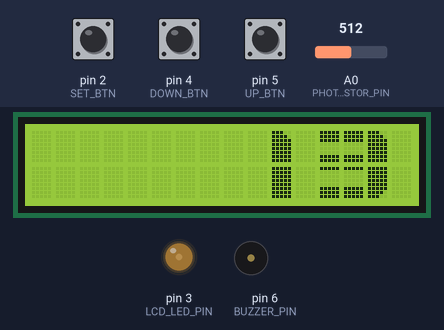
Simulated run of this sketch. Board: Arduino Uno, built with avr-gcc and run on an emulated ATmega328P. On the bench: 16×2 character LCD, output pins drawn as LEDs (lit = HIGH), buzzer (waves = sounding). Inputs (shaded band) come from the test bench; at power-on: pin 2 (SET_BTN) HIGH, pin 5 (UP_BTN) HIGH, A0 (PHOTORESISTOR_PIN) = 512, pin 4 (DOWN_BTN) HIGH. EEPROM starts erased.

Above: at 2.4 s.
2.5 s: pin 2 (SET_BTN) pulled LOW for 3.2 s
At 3.5 s:
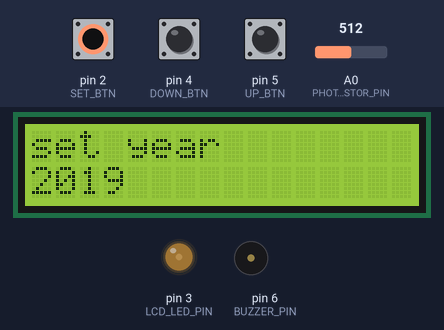
6.3 s: pin 5 (UP_BTN) pulled LOW for 3.2 s
At 10.7 s:
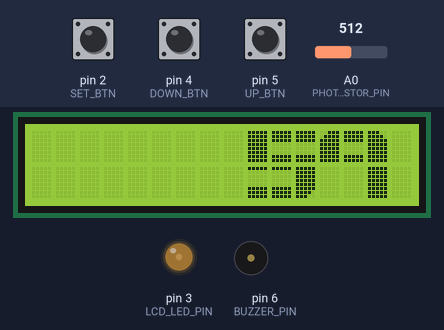
11.0 s: A0 (PHOTORESISTOR_PIN) set to 583
12.5 s: A0 (PHOTORESISTOR_PIN) set to 614
At 13.0 s:
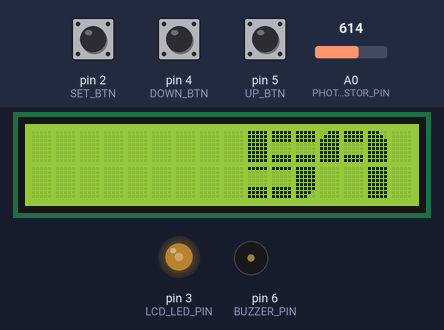
14.0 s: pin 4 (DOWN_BTN) pulled LOW for 3.2 s
At 18.2 s:
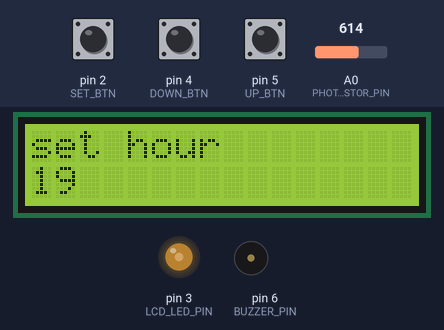
18.9 s: pin 2 (SET_BTN) pulled LOW for 0.15 s
At 20.8 s:
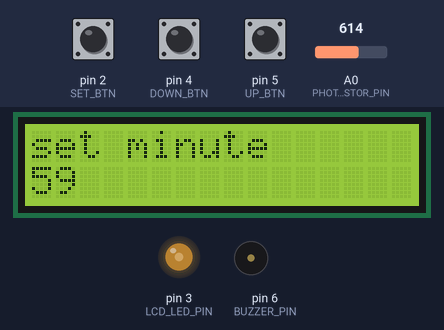
Timing chart, 0 to 22.0 s (numbered marks = the images above; inputs shaded):
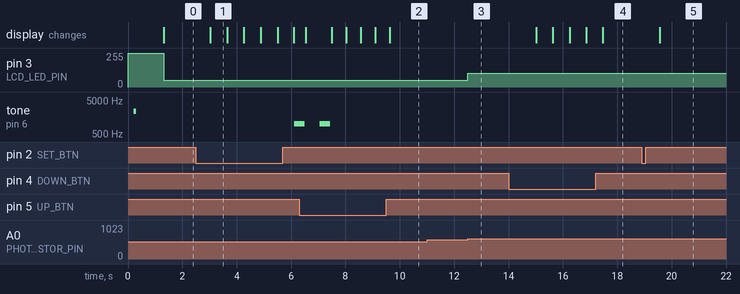

Measured:
- the behaviour switches between 601 and 602 on A0 (PHOTORESISTOR_PIN) (found by bisection; images 2 and 3)
- after the input at 2.5 s, tone on pin 6 (BUZZER_PIN): silent → 1000 Hz after 3.6 s; the display: changes after 0.53 s (image 1)
- after the input at 6.3 s, the display: first differs from a run without the input after 1.2 s (image 2 shows a later state)
- after the input at 11.0 s, every drawn part: stays the same
- after the input at 12.5 s, pin 3 (LCD_LED_PIN): 51/255 → 102/255 at once
- after the input at 14.0 s, the display: first changes after 1.0 s (image 4 shows a later state)
- after the input at 18.9 s, the display: changes after 0.67 s (image 5)
- what the display in image 1 shows lasts 0.6 s, from 3.0 s to 3.6 s

The sketch:

clock.ino
```cpp
//---------------libs---------------
#include <Time.h>
#include <TimeLib.h>
#include <EEPROM.h>
#include <Wire.h>
#include <LiquidCrystal_I2C.h>
LiquidCrystal_I2C lcd(0x27, 16, 2);

//---------------settings---------------
#define HOUR_SIGNAL 1 // (0 - off, 1 - on)
#define SMART_BACKLIGHT 1 // (0 - off, 1 - on)
#define TIME_SEPARATOR 0 //  time separator type (0 - none, 1 - dot, 2 - colon)
#define GET_TIME 1 // get the time of firmware download from pc (0 - off, 1 - on)

//---------------pins---------------
#define PHOTORESISTOR_PIN 14
#define BUZZER_PIN  6
#define UP_BTN  5 // screen changer button (up)
#define DOWN_BTN  4 // alarm button (down)
#define SET_BTN  2 // time setting button(set)
#define LCD_LED_PIN 3 // pin of display backlight

//---------------constants---------------
const byte NUM_TIMES = 5;
const byte ANUM_TIMES = 2;
const byte NUM_SCREENS = 3;
const short DEFAULT_TIME[NUM_TIMES] = {2019, 1, 1, 0, 0};
const short MAX_TIME[NUM_TIMES] = {3000, 12, 31, 23, 59};
//---------------lcd custom chars---------------

// Eight programmable character definitions
byte custom[8][8] = {
{ B11111,B11111,B11111,B00000,B00000,B00000,B00000,B00000 },
{ B11100,B11110,B11111,B11111,B11111,B11111,B11111,B11111 },
{ B11111,B11111,B11111,B11111,B11111,B11111,B01111,B00111 },
{ B00000,B00000,B00000,B00000,B00000,B11111,B11111,B11111 },
{ B11111,B11111,B11111,B11111,B11111,B11111,B11110,B11100 },
{ B11111,B11111,B11111,B00000,B00000,B00000,B11111,B11111 },
{ B11111,B00000,B00000,B00000,B00000,B11111,B11111,B11111 },
{ B00111,B01111,B11111,B11111,B11111,B11111,B11111,B11111 }
};

// Characters, each with top and bottom half strings
// \nnn string encoding is octal, so:
// \010 = 8 decimal (8th programmable character)
// \024 = 20 decimal (space)
// \377 = 255 decimal (black square)

const char *bigChars[][2] = {
{"\024\024\024", "\024\024\024"}, // Space
{"\377", "\007"}, // !
{"\005\005", "\024\024"}, // "
{"\004\377\004\377\004", "\001\377\001\377\001"}, // #
{"\010\377\006", "\007\377\005"}, // $
{"\001\024\004\001", "\004\001\024\004"}, // %
{"\010\006\002\024", "\003\007\002\004"}, // &
{"\005", "\024"}, // '
{"\010\001", "\003\004"}, // (
{"\001\002", "\004\005"}, // )
{"\001\004\004\001", "\004\001\001\004"}, // *
{"\004\377\004", "\001\377\001"}, // +
{"\024", "\005"}, // ,
{"\004\004\004", "\024\024\024"}, // -
{"\024", "\004"}, // .
{"\024\024\004\001", "\004\001\024\024"}, // /
{"\010\001\002", "\003\004\005"}, // 0
{"\024\002\024", "\024\377\024"}, // 1
{"\006\006\002", "\003\007\007"}, // 2
{"\006\006\002", "\007\007\005"}, // 3
{"\003\004\002", "\024\024\377"}, // 4
{"\377\006\006", "\007\007\005"}, // 5
{"\010\006\006", "\003\007\005"}, // 6
{"\001\001\002", "\024\010\024"}, // 7
{"\010\006\002", "\003\007\005"}, // 8
{"\010\006\002", "\024\024\377"}, // 9
{"\004", "\001"}, // :
{"\004", "\005"}, // ;
{"\024\004\001", "\001\001\004"}, // <
{"\004\004\004", "\001\001\001"}, // =
{"\001\004\024", "\004\001\001"}, // >
{"\001\006\002", "\024\007\024"}, // ?
{"\010\006\002", "\003\004\004"}, // @
{"\010\006\002", "\377\024\377"}, // A
{"\377\006\005", "\377\007\002"}, // B
{"\010\001\001", "\003\004\004"}, // C
{"\377\001\002", "\377\004\005"}, // D
{"\377\006\006", "\377\007\007"}, // E
{"\377\006\006", "\377\024\024"}, // F
{"\010\001\001", "\003\004\002"}, // G
{"\377\004\377", "\377\024\377"}, // H
{"\001\377\001", "\004\377\004"}, // I
{"\024\024\377", "\004\004\005"}, // J
{"\377\004\005", "\377\024\002"}, // K
{"\377\024\024", "\377\004\004"}, // L
{"\010\003\005\002", "\377\024\024\377"}, // M
{"\010\002\024\377", "\377\024\003\005"}, // N
{"\010\001\002", "\003\004\005"}, // 0/0
{"\377\006\002", "\377\024\024"}, // P
{"\010\001\002\024", "\003\004\377\004"}, // Q
{"\377\006\002", "\377\024\002"}, // R
{"\010\006\006", "\007\007\005"}, // S
{"\001\377\001", "\024\377\024"}, // T
{"\377\024\377", "\003\004\005"}, // U
{"\003\024\024\005", "\024\002\010\024"}, // V
{"\377\024\024\377", "\003\010\002\005"}, // W
{"\003\004\005", "\010\024\002"}, // X
{"\003\004\005", "\024\377\024"}, // Y
{"\001\006\005", "\010\007\004"}, // Z
{"\377\001", "\377\004"}, // [
{"\001\004\024\024", "\024\024\001\004"}, // Backslash
{"\001\377", "\004\377"}, // ]
{"\010\002", "\024\024"}, // ^
{"\024\024\024", "\004\004\004"}, // _
};


//---------------vars---------------
enum tm{YEAR, MONTH, DAY, HOUR, MINUTE};
enum scr{TIME_SCREEN, DATE_SCREEN, ALARM_SCREEN};
byte screen = TIME_SCREEN;
byte previous_screen = screen;
byte previous_min = minute();

bool update_flag = true; // flag to change screen if something happens
bool alarm_flag = false; // flag to check the alarm (true <-> alarm on, false <-> alarm off)
int alarm_time[NUM_TIMES]; // alarm time

void setup()
{

  pinMode(UP_BTN, INPUT_PULLUP);
  pinMode(DOWN_BTN, INPUT_PULLUP);
  pinMode(SET_BTN, INPUT_PULLUP);
  pinMode(PHOTORESISTOR_PIN, INPUT);
  pinMode(LCD_LED_PIN, OUTPUT);
  pinMode(BUZZER_PIN, OUTPUT);
  analogWrite(LCD_LED_PIN, 255); // set full backlight power

  // lcd screen initialisation
  lcd.init();
  for (int i = 0; i < 8; i++){
    lcd.createChar(i+1, custom[i]); // create custom chars
  }
  lcd.backlight();
  #if GET_TIME == 1
    get_time(); // get the time and date of firmware download
  #endif
  alarm_time[0] = EEPROM.read(0);
  alarm_time[1] = EEPROM.read(1);
  alarm_flag = EEPROM.read(2);
  alarm_time[0] = constrain(alarm_time[0], 0, 23);
  alarm_time[1] = constrain(alarm_time[1], 0, 59);

  writeBigString("HELLO!", 0, 0);
  tone(BUZZER_PIN, 2349 , 100);
  delay(1000);
  writeBigString("     ", 0, 0);
}


void loop(){
  // alarm
  if (alarm_flag && second() == 0 && alarm_time[1] == minute() && alarm_time[0] == hour()) {
    alarm();
    alarm_flag = false;
    EEPROM.update(2, alarm_flag);
  }

  // hour signal
#if HOUR_SIGNAL == 1
  if (second() == 0 && minute() == 0) {
    tone(BUZZER_PIN, 1000);
    delay(200);
    noTone(BUZZER_PIN);
    tone(BUZZER_PIN, 1000);
    delay(200);
    noTone(BUZZER_PIN);
  }
#endif

  // update screen every minute
  if(minute() != previous_min){
    screen = TIME_SCREEN;
    update_flag = true;
    previous_min = minute();
  }

  // screen updater
  if(update_flag or screen != previous_screen){
    update_flag = false;
    previous_screen = screen;
    show_screen();
  }

  // backlight
#if SMART_BACKLIGHT == 1
  set_lcd_led();
#endif

  button_listen();
}

void show_screen(){
  switch (screen) {
    case TIME_SCREEN:
      time_screen();
    break;
    case DATE_SCREEN:
      date_screen();
    break;
    case ALARM_SCREEN:
      alarm_screen();
    break;
  }
}

void time_screen() {
  lcd.clear();
  char hour_str[2], min_str[2];
  sprintf(hour_str, "%02d", hour());
  sprintf(min_str, "%02d", minute());
  # if TIME_SEPARATOR == 0
    writeBigString(hour_str, 1, 0);
    writeBigString(min_str, 9, 0);
  #elif TIME_SEPARATOR == 1
    writeBigString(hour_str, 0, 0);
    writeBigString(".", 7, 0);
    writeBigString(min_str, 9, 0);
  #elif TIME_SEPARATOR == 2
    writeBigString(hour_str, 0, 0);
    writeBigString(":", 7, 0);
    writeBigString(min_str, 9, 0);
  #endif
}

void date_screen(){
  lcd.clear();
  char day_str[2];
  sprintf(day_str, "%02d", day());
  writeBigString(day_str, 0, 0);
  lcd.setCursor(7, 0);
  lcd.print(monthStr(month()));
}

void alarm_screen(){
  lcd.clear();
  if (alarm_flag){
    char hour_str[2], min_str[2];
    sprintf(hour_str, "%02d", alarm_time[0]);
    sprintf(min_str, "%02d", alarm_time[1]);
    # if TIME_SEPARATOR == 0
      writeBigString(hour_str, 1, 0);
      writeBigString(min_str, 9, 0);
    #elif TIME_SEPARATOR == 1
      writeBigString(hour_str, 0, 0);
      writeBigString(".", 7, 0);
      writeBigString(min_str, 9, 0);
    #elif TIME_SEPARATOR == 2
      writeBigString(hour_str, 0, 0);
      writeBigString(":", 7, 0);
      writeBigString(min_str, 9, 0);
    #endif
  }else{
    writeBigString("OFF", 4, 0);
  }
}


void button_listen() {
  /* button processing */
  bool screen_btn = !digitalRead(UP_BTN);
  bool alarm_btn = !digitalRead(DOWN_BTN);
  bool settings_btn = !digitalRead(SET_BTN);

  if (screen_btn) { // processing the screenchanger button
    delay(500);
    if (screen < NUM_SCREENS - 1){
      screen++;
    } else {
      screen = TIME_SCREEN;
    }
  }

  if (alarm_btn) { // processing the alarm button
    delay(500);
    if (alarm_flag) {
      alarm_flag = false;
      EEPROM.update(2, alarm_flag);
    } else {
      set_alarm();
    }
  }

  if (settings_btn) { // processing the time change button
    delay(500);
    set_time();
  }

}

void set_time() {
  /* change the current time to another one */
  lcd.clear();
  int new_time[NUM_TIMES]; // array with new time intervals
  byte marked = 0; // time interval, which is now changing

  for (byte i = 0; i < NUM_TIMES ; i++) {
    new_time[i] = DEFAULT_TIME[i];
  }

  while (marked < NUM_TIMES) {// while the marked time interval is less than the number of time intervals, process the buttons
    bool up_btn = !digitalRead(UP_BTN);
    bool down_btn = !digitalRead(DOWN_BTN);
    bool set_btn = !digitalRead(SET_BTN);

    mark_time(marked, new_time);
    delay(100);

    if (up_btn) { // processing the up button
      if (new_time[marked] < MAX_TIME[marked]) { // if the set time interval is real, then
        new_time[marked] = new_time[marked] + 1; // increase its value by 1
      } else {
        new_time[marked] = DEFAULT_TIME[marked];
      }
      delay(500);
    }
    if (down_btn) { // processing the down button
      if (new_time[marked] > DEFAULT_TIME[marked]) { // if the set time interval is real, then
        new_time[marked] = new_time[marked] - 1; // decrease its value by 1
      } else {
        new_time[marked] = MAX_TIME[marked];
      }
      delay(500);
    }
    if (set_btn) { // processing the set button
      marked++; // change the time period
      delay(500);
    }

  }

  setTime(new_time[3], new_time[4], 0, new_time[2], new_time[1], new_time[0]); // set new time
  previous_min = minute();
  lcd.clear();
  update_flag = true;
}

void mark_time(int marked , int arr[]) {
  /* display on the screen of the time interval that was selected
     and its value
  */
  lcd.setCursor(0, 0);
  switch (marked) {
    case YEAR:
      lcd.print("set year");
      lcd.print("        ");
      break;
    case MONTH:
      lcd.print("set month");
      lcd.print("         ");
      break;
    case DAY:
      lcd.print("set day");
      lcd.print("       ");
      break;
    case HOUR:
      lcd.print("set hour");
      lcd.print("        ");
      break;
    case MINUTE:
      lcd.print("set minute");
      break;
  }
  lcd.setCursor(0, 1);
  lcd.print(arr[marked]);
  lcd.print("   ");
}


void set_alarm() {
  /* set the alarm for the selected time */
  byte marked = 0; // time interval, which is now changing

  lcd.clear();
  while (marked < ANUM_TIMES) { // while the marked time interval is less than the number of time intervals, process the buttons
    bool up_btn = !digitalRead(UP_BTN);
    bool down_btn = !digitalRead(DOWN_BTN);
    bool set_btn = !digitalRead(SET_BTN);

    switch (marked) {
      case 0:
        lcd.setCursor(0, 0);
        lcd.print("set hour");
        break;
      case 1:
        lcd.setCursor(0, 0);
        lcd.print("set minute");
        break;
    }
    lcd.setCursor(0, 1);
    lcd.print(alarm_time[marked]);
    lcd.print("   ");
    delay(100);

    if (up_btn) { // processing the up button
      if (alarm_time[marked] < MAX_TIME[marked + 3]) {// if the set time interval is real, then
        alarm_time[marked] = alarm_time[marked] + 1; // increase its value by 1
      } else {
        alarm_time[marked] = DEFAULT_TIME[marked + 3];
      }
      delay(500);
    }
    if (down_btn) { // processing the down button
      if (alarm_time[marked] > DEFAULT_TIME[marked + 3]) { // if the set time interval is real, then
        alarm_time[marked] = alarm_time[marked] - 1; // increase its value by 1
      }      else {
        alarm_time[marked] = MAX_TIME[marked + 3];
      }
      delay(500);
    }
    if (set_btn) { //processing the set button
      marked++; // change the time period
      delay(500);
    }

  }
  alarm_flag = true;
  update_flag = true;
  EEPROM.update(0, alarm_time[0]);
  EEPROM.update(1, alarm_time[1]);
  EEPROM.update(2, alarm_flag);
  lcd.clear();
}

void alarm() {
  tone(BUZZER_PIN, 1000);
  delay(200);
  noTone(BUZZER_PIN);
  tone(BUZZER_PIN, 1000);
  delay(200);
  noTone(BUZZER_PIN);
}

#if GET_TIME == 1

void get_time(){
  /* get the time of firmware download and set it */
  const char *monthName[12] = {
  "Jan", "Feb", "Mar", "Apr", "May", "Jun",
  "Jul", "Aug", "Sep", "Oct", "Nov", "Dec"
  };
  char Month[3];
  short Hour, Min, Sec, Day, Year, month_index;
  sscanf(__TIME__, "%d:%d:%d", &Hour, &Min, &Sec);
  sscanf(__DATE__, "%s %d %d", Month, &Day, &Year);
  for (month_index = 0; month_index < 12; month_index++) {
    if (strcmp(Month, monthName[month_index]) == 0) break;
  }
  setTime(Hour, Min, Sec, Day, month_index, Year);
}

#endif

#if SMART_BACKLIGHT == 1

void set_lcd_led() {
  /* set the backlight brightness */
  int bright = map(analogRead(PHOTORESISTOR_PIN), 320, 1024, 0, 5); // translate the obtained values from the photoresistor into the range from 0 to 5
  if (bright < 1) {
    bright = 1;
  }
  analogWrite(LCD_LED_PIN, bright * 51); // set the display brightness
}

#endif

int writeBigChar(char ch, int x, int y) {
  /* write chars on lcd with big font */
  const char *(*blocks)[2] = NULL; // Pointer to an array of two strings (character pointers)
  if (ch < ' ' || ch > '_') // If outside our table range, do nothing
  return 0;
  blocks = &bigChars[ch-' ']; // Look up the definition
  for (int half = 0; half <=1; half++) {
    int t = x; // Write out top or bottom string, byte at a time
    for (const char *cp = (*blocks)[half]; *cp; cp++) {
      lcd.setCursor(t, y+half);
      lcd.write(*cp);
      t = (t+1) % 40; // Circular scroll buffer of 40 characters, loop back at 40
    }
    lcd.setCursor(t, y+half);
    lcd.write(' '); // Make space between letters, in case overwriting
  }
  return strlen((*blocks)[0]); // Return char width
}


void writeBigString(char *str, int x, int y) {
  /* write strings on lcd with big font */
  char c;
  while ((c = *str++))
  x += writeBigChar(c, x, y);
}
```
